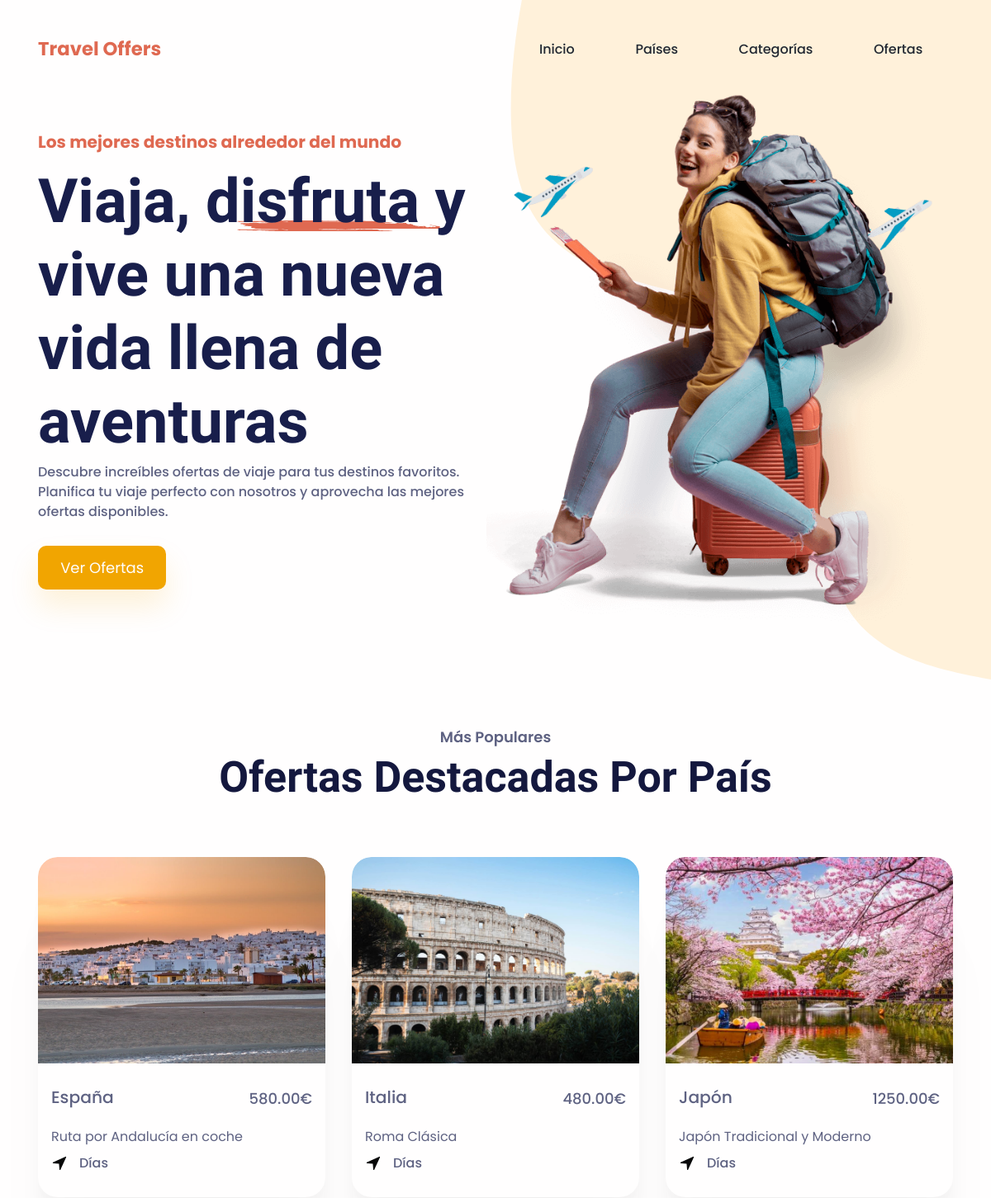
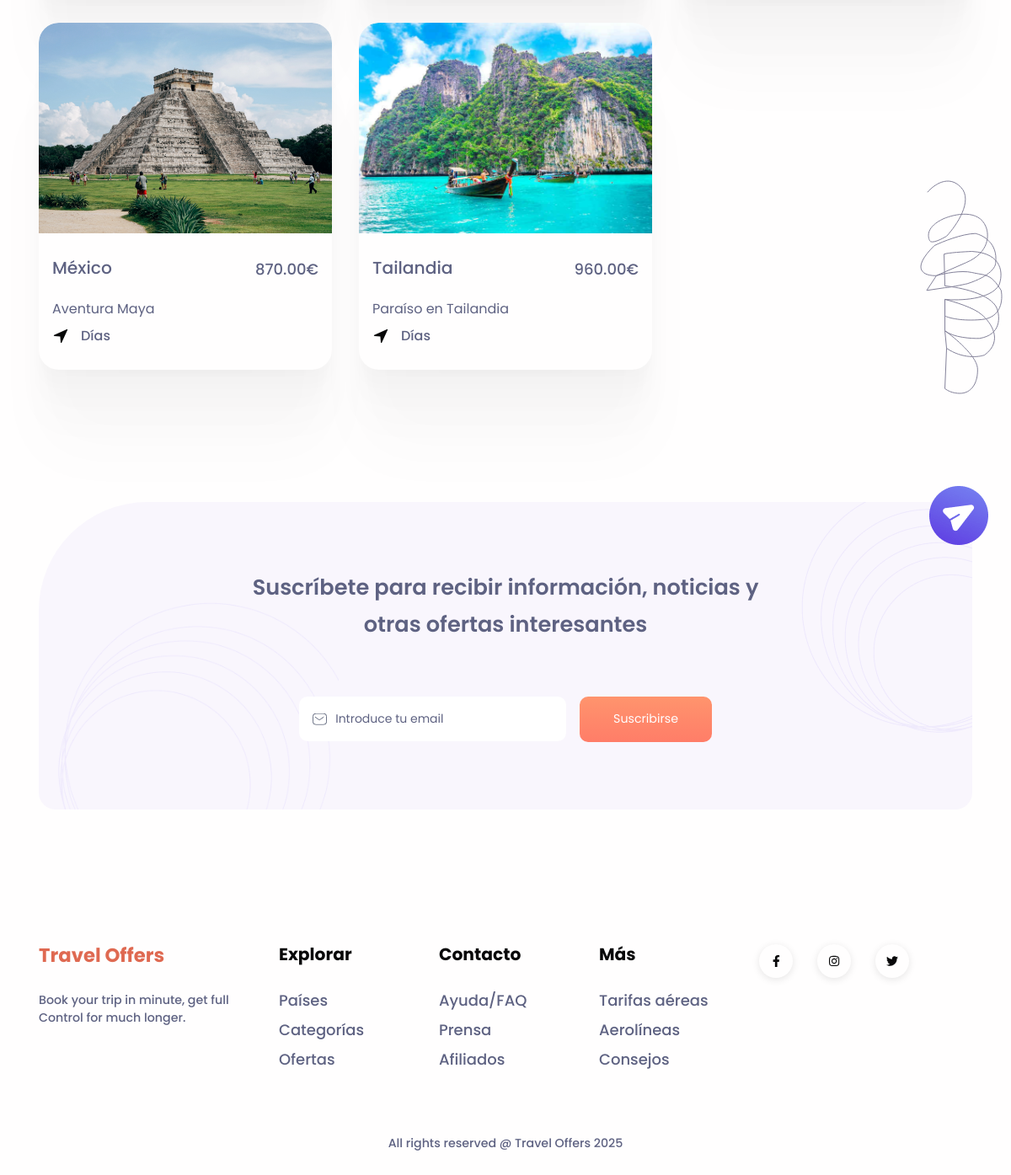
The page / on the database its author committed (2 pictures, top to bottom).
### appTravel/models.py (models this page shows, shortened)
class Pais(models.Model):
    nombre = models.CharField(max_length=100)
    descripcion = models.TextField(blank=True, null=True)
    icono = models.ImageField(upload_to='iconos_paises/', blank=True, null=True)
    class Meta:
        verbose_name_plural = "Países"

class Imagen(models.Model):
    titulo = models.CharField(max_length=100, blank=True)
    imagen = models.ImageField(upload_to='imagenes/')
    oferta = models.ForeignKey(
        Oferta,
        on_delete=models.CASCADE,
        related_name='galeria',
        null=True,
        blank=True
    )
    class Meta:
        verbose_name_plural = "Imagenes"

class Oferta(models.Model):
    titulo = models.CharField(max_length=150)
    descripcion = models.TextField()
    precio = models.DecimalField(max_digits=8, decimal_places=2)
    pais = models.ForeignKey(Pais, on_delete=models.CASCADE)
    categorias = models.ManyToManyField(Categoria)
    fecha_publicacion = models.DateField(auto_now_add=True)
    imagen = models.URLField(blank=True, null=True)

### appTravel/views.py (the view)
# urls.py: path('', IndexView.as_view(), name='index'),
class IndexView(TemplateView):
    template_name = 'appTravel/index.html'
    def get_context_data(self, **kwargs):
        context = super().get_context_data(**kwargs)
        paises = Pais.objects.all()
        ofertas_por_pais = {}
        for pais in paises:
            oferta = Oferta.objects.filter(pais=pais).order_by('precio').first()
            if oferta:
                ofertas_por_pais[pais] = oferta
        context['ofertas_por_pais'] = ofertas_por_pais
        return context

### appTravel/templates/appTravel/index.html (shortened to what this page needs)
{% extends 'appTravel/base.html' %}
{% load static %}
{% block contenido %}
<section style="padding-top: 7rem;">
  <div class="container">
    <div class="row align-items-center">
      <div class="col-md-5 col-lg-6 order-0 order-md-1 text-end">
        <img class="pt-7 pt-md-0 hero-img" src="{% static 'appTravel/img/hero/hero-img.png' %}" alt="hero-header" />
      </div>
      <div class="col-md-7 col-lg-6 text-md-start text-center py-6">
        <h4 class="fw-bold text-danger mb-3">Los mejores destinos alrededor del mundo</h4>
        <h1 class="hero-title">Viaja, disfruta y vive una nueva vida llena de aventuras</h1>
        <p class="mb-4 fw-medium">
          Descubre increíbles ofertas de viaje para tus destinos favoritos.<br class="d-none d-xl-block" />
          Planifica tu viaje perfecto con nosotros y aprovecha las mejores<br class="d-none d-xl-block" />
          ofertas disponibles.
        </p>
        <div class="text-center text-md-start">
          <a class="btn btn-primary btn-lg me-md-4 mb-3 mb-md-0 border-0 primary-btn-shadow" href="/ofertas/" role="button">Ver Ofertas</a>
        </div>
      </div>
    </div>
  </div>
</section>
<section class="pt-5" id="destination">
  <div class="container">
    <div class="position-absolute start-100 bottom-0 translate-middle-x d-none d-xl-block ms-xl-n4">
      <img src="{% static 'appTravel/img/dest/shape.svg' %}" alt="destination" />
    </div>
    <div class="mb-7 text-center">
      <h5 class="text-secondary">Más Populares</h5>
      <h3 class="fs-xl-10 fs-lg-8 fs-7 fw-bold font-cursive text-capitalize">Ofertas destacadas por país</h3>
    </div>
    <div class="row">
      {% if ofertas_por_pais %}
        {% for pais, oferta in ofertas_por_pais.items %}
          <div class="col-md-4 mb-4">
            <div class="card overflow-hidden shadow h-100">
              {% with gal=oferta.galeria.all %}
                {% if gal and gal|length > 0 %}
                  <img class="card-img-top"
                       src="{{ gal.0.imagen.url }}"
                       alt="{{ pais.nombre }}"
                       style="height:250px;object-fit:cover;">
                {% elif oferta.imagen %}
                  <img class="card-img-top"
                       src="{{ oferta.imagen }}"
                       alt="{{ pais.nombre }}"
                       style="height:250px;object-fit:cover;">
                {% else %}
                  <img class="card-img-top"
                       src="{% static 'appTravel/img/dest/dest1.jpg' %}"
                       alt="{{ pais.nombre }}"
                       style="height:250px;object-fit:cover;">
                {% endif %}
              {% endwith %}
              <div class="card-body py-4 px-3">
                <div class="d-flex flex-column flex-lg-row justify-content-between mb-3">
                  <h4 class="text-secondary fw-medium">
                    <a class="link-900 text-decoration-none stretched-link" href="/ofertas/{{ oferta.id }}/">{{ pais.nombre }}</a>
                  </h4>
                  <span class="fs-1 fw-medium">{{ oferta.precio }}€</span>
                </div>
                <p class="mb-2 text-truncate">{{ oferta.titulo }}</p>
                <div class="d-flex align-items-center">
                  <img src="{% static 'appTravel/img/dest/navigation.svg' %}"
                       style="margin-right:14px"
                       width="20"
                       alt="navigation" />
                  <span class="fs-0 fw-medium">{{ oferta.duracion_dias }} Días</span>
                </div>
              </div>
            </div>
          </div>
        {% endfor %}
      {% else %}
        <div class="col-12 text-center">
          <p class="fs-2 text-secondary">No hay ofertas disponibles en este momento.</p>
        </div>
      {% endif %}
    </div>
  </div>
</section>
<section class="pt-6">
  <div class="container">
    <div class="py-8 px-5 position-relative text-center"
         style="background-color: rgba(223, 215, 249, 0.199); border-radius: 129px 20px 20px 20px;">
      <div class="position-absolute start-100 top-0 translate-middle ms-md-n3 ms-n4 mt-3">
        <img src="{% static 'appTravel/img/cta/send.png' %}" style="max-width:70px;" alt="send icon" />
      </div>
      <div class="position-absolute end-0 top-0 z-index--1">
        <img src="{% static 'appTravel/img/cta/shape-bg2.png' %}" width="264" alt="cta shape" />
      </div>
      <div class="position-absolute start-0 bottom-0 ms-3 z-index--1 d-none d-sm-block">
        <img src="{% static 'appTravel/img/cta/shape-bg1.png' %}" style="max-width:340px;" alt="cta shape" />
      </div>
      <div class="row justify-content-center">
        <div class="col-lg-8 col-md-10">
          <h2 class="text-secondary lh-1-7 mb-7">
            Suscríbete para recibir información, noticias y otras ofertas interesantes
          </h2>
          <form class="row g-3 align-items-center w-lg-75 mx-auto">
            <div class="col-sm">
              <div class="input-group-icon">
                <input class="form-control form-little-squirrel-control"
                       type="email"
                       placeholder="Introduce tu email"
                       aria-label="email" />
                <img class="input-box-icon" src="{% static 'appTravel/img/cta/mail.svg' %}" width="17" alt="mail" />
              </div>
            </div>
            <div class="col-sm-auto">
              <button class="btn btn-danger orange-gradient-btn fs--1">Suscribirse</button>
            </div>
          </form>
        </div>
      </div>
    </div>
  </div>
</section>
{% endblock %}

### rows shown on the page
Pais: galeria.all.0.imagen (picture), nombre "España", precio "580.00", titulo "Ruta por Andalucía en coche"
Pais: galeria.all.0.imagen (picture), nombre "Italia", precio "480.00", titulo "Roma Clásica"
Pais: galeria.all.0.imagen (picture), nombre "Japón", precio "1250.00", titulo "Japón Tradicional y Moderno"
Pais: galeria.all.0.imagen (picture), nombre "México", precio "870.00", titulo "Aventura Maya"
Pais: galeria.all.0.imagen (picture), nombre "Tailandia", precio "960.00", titulo "Paraíso en Tailandia"
